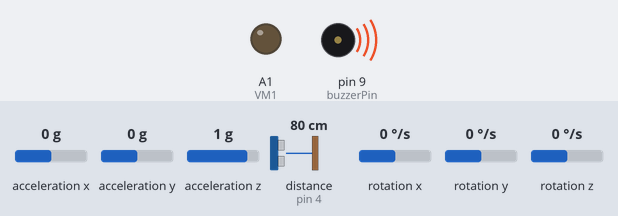
A sketch run on a simulated Arduino Uno, built with avr-gcc and run on an emulated ATmega328P. Parts: output pins drawn as LEDs (lit = HIGH), buzzer (waves = sounding). Wiring (inferred from the names in the program): ultrasonic range finder: trigger pin 5; echo pin 4. The inputs (shaded band) are chosen by the test bench; at power-on: acceleration x 0 g, acceleration y 0 g, acceleration z 1 g, distance to the obstacle (sensor on pin 4) 80 cm, rotation x 0 °/s, rotation y 0 °/s, rotation z 0 °/s. The echo pulse lasts 58.3 µs per cm; pins used as bus, display or sensor lines are not drawn; what the sketch prints to the serial monitor is not drawn.

Above: at 2.3 s.
At 14.8 s:
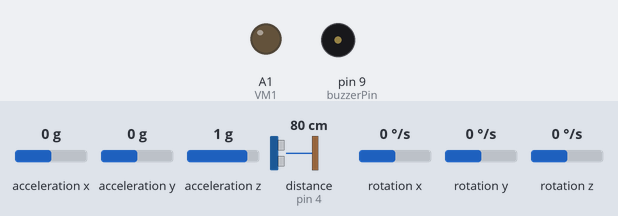
Timing chart, 0 to 17.3 s (numbered marks = the images above):
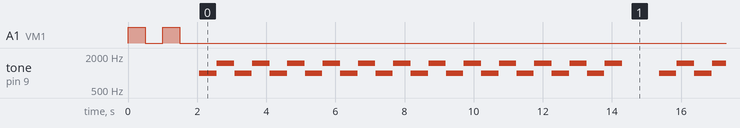

The sketch:

source_code.ino
```cpp
#include <Wire.h>
#include <MPU6050.h>

const int trigPin = 5;     // ขา Trigger ของเซ็นเซอร์ HC-SR04
const int echoPin = 4;     // ขา Echo ของเซ็นเซอร์ HC-SR04

MPU6050 mpu;                // อ็อบเจ็กต์ MPU6050

int VM1 = A1;

unsigned long previousMillis = 0;   // เก็บเวลาครั้งล่าสุดที่พิมพ์ข้อความ
const long interval = 1000;         // ช่วงเวลาระหว่างข้อความในหน่วยมิลลิวินาที

// Buzzer setting
const int buzzerPin = 9; // กำหนดขา buzzer

int melody[] = {
  1000, 500, // โน้ต 1000 Hz, 500 ms
  1500, 500, // โน้ต 1500 Hz, 500 ms
  1000, 500, // โน้ต 1000 Hz, 500 ms
  1500, 500, // โน้ต 1500 Hz, 500 ms
  1000, 500, // โน้ต 1000 Hz, 500 ms
  1500, 500  // โน้ต 1500 Hz, 500 ms
};

int noteDuration = 10000; // ระยะเวลาในการเล่นโน้ต
int pauseDuration = 10;    // ระยะเวลาในการหยุดระหว่างโน้ต (10 ms)
// Buzzer setting end

void setup() {
  pinMode(VM1, OUTPUT);
  Serial.begin(9600);      // เริ่มการสื่อสารผ่านซีเรียลที่ 9600 bps
  Wire.begin();            // เริ่มการสื่อสาร I2C

  // กำหนดค่าเริ่มต้น MPU6050
  mpu.initialize();        // กำหนดค่าเริ่มต้นเซ็นเซอร์ MPU6050

  // ตรวจสอบว่าเซนเซอร์ทำงานปกติหรือไม่
  if(mpu.testConnection()) {
    Serial.println("MPU6050 connected successfully");
  } else {
    Serial.println("MPU6050 connection failed");
    while(1); // หยุดการทำงานถ้าการเชื่อมต่อกับ MPU6050 ล้มเหลว
  }

  mpu.setFullScaleGyroRange(MPU6050_GYRO_FS_2000); // ตั้งช่วงยิ่งเซนเซอร์ที่ 2000 องศาต่อวินาที

  pinMode(trigPin, OUTPUT);    // ตั้งโหมดขา Trigger เป็น Output
  pinMode(echoPin, INPUT);     // ตั้งโหมดขา Echo เป็น Input

  pinMode(buzzerPin, OUTPUT);  // กำหนดการส่งเสียงของ buzzer

  // สั่งให้มอเตอร์สั่น 2 ครั้งเมื่อเปิดเครื่อง
  vibrateMotorsTwice();
}

void loop() {
  long duration, cm;

  // วัดระยะทางโดยใช้เซ็นเซอร์ HC-SR04
  digitalWrite(trigPin, LOW);
  delayMicroseconds(2);
  digitalWrite(trigPin, HIGH);
  delayMicroseconds(5);
  digitalWrite(trigPin, LOW);
  duration = pulseIn(echoPin, HIGH);
  cm = microsecondsToCentimeters(duration);

  // อ่านข้อมูลเซ็นเซอร์ MPU6050
  int16_t ax, ay, az;
  int16_t gx, gy, gz;
  mpu.getMotion6(&ax, &ay, &az, &gx, &gy, &gz);

  // คำนวณความเร่งแบบเวกเตอร์
  long acceleration = sqrt(sq(ax) + sq(ay) + sq(az));
  long gyro = sqrt(sq(gx) + sq(gy) + sq(gz));

  // คำนวณมุม pitch และ roll จากการเร่ง
  float pitch = atan2(ay, az) * 180 / PI;
  float roll = atan2(ax, az) * 180 / PI;

  Serial.print("ระยะทางจาก HC-SR04: ");
  Serial.print(cm);
  Serial.println(" เซนติเมตร");

  // แสดงค่า pitch และ roll ที่ Serial Monitor
  Serial.print("Pitch: "); Serial.print(pitch); Serial.print(" °\t");
  Serial.print("Roll: "); Serial.println(roll);

  // ตรวจสอบสถานะล้ม
  if (roll < 5) {
    Serial.println("Detecting a fall");
    playMelody();  // เรียกฟังก์ชันเล่นเมโลดี้เมื่อพบการล้ม
  }

  // ควบคุม Vibrator ตามระยะทาง
  if (cm <= 40) {
    Serial.println("high motors");
    digitalWrite(VM1, HIGH);
  } else if (cm <= 70) {
    Serial.println("medium motor");
    runRapidVibrationPattern();  // Use the rapid vibration function
  } else {
    Serial.println("close 2 motors");
    digitalWrite(VM1, LOW);
  }

  // ความล่าช้าเพื่อควบคุมอัตราการประมวลผลของลูป
  delay(1000);
}

void vibrateMotorsTwice() {
  // สั่งให้มอเตอร์สั่น 2 ครั้งเมื่อเรียกใช้งาน
  for (int i = 0; i < 2; i++) {
    digitalWrite(VM1, HIGH);
    delay(500); // สั่น 500 มิลลิวินาที
    digitalWrite(VM1, LOW);
    delay(500); // หยุดสั่น 500 มิลลิวินาที
  }
}

void runRapidVibrationPattern() {
  digitalWrite(VM1, HIGH);
  delay(1000);
  digitalWrite(VM1, LOW);
  delay(30);
}

long microsecondsToCentimeters(long microseconds) {
  return microseconds / 29 / 2;
}

void playMelody() {
  unsigned long startMillis = millis();
  while (millis() - startMillis < 10000) {
    for (int i = 0; i < sizeof(melody) / sizeof(melody[0]); i += 2) {
      int frequency = melody[i];
      int duration = melody[i + 1];

      tone(buzzerPin, frequency, duration);
      delay(duration + pauseDuration);  // รอให้เสียงเล่นจบและหยุดระหว่างโน้ต
    }
  }
}
```

Measured:
- by itself, tone on pin 9 (buzzerPin): plays 1000 Hz for 0.50 s, 1500 Hz for 0.50 s, 1000 Hz for 0.50 s, 1500 Hz for 0.50 s, 1000 Hz for 0.50 s, 1500 Hz for 0.50 s … (233 notes in this stretch)
